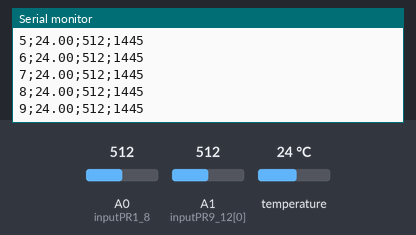
Bench run of a sketch on a simulated Arduino Uno, built with avr-gcc and run on an emulated ATmega328P. Parts: the last lines printed to the serial monitor. Inputs (shaded band) come from the test bench; at power-on: A0 (inputPR1_8) = 512, A1 (inputPR9_12[0]) = 512, temperature 24 °C. Storage starts empty.

Above: at 2.7 s.
2.8 s: A0 (inputPR1_8) set to 105
At 3.4 s:
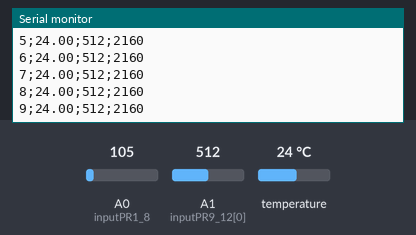
4.3 s: A0 (inputPR1_8) set to 88
At 4.8 s:
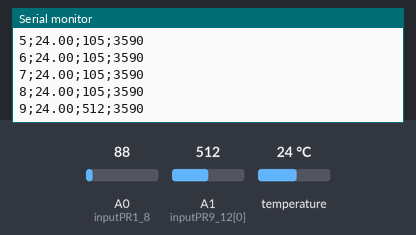
7.8 s: A1 (inputPR9_12[0]) set to 988
At 8.3 s:
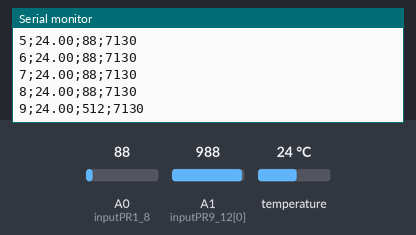
11.3 s: A1 (inputPR9_12[0]) set to 1014
At 11.9 s:
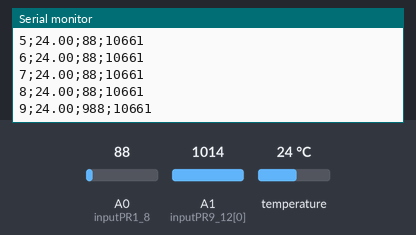
Timing chart, 0 to 14.3 s (numbered marks = the images above; inputs shaded):
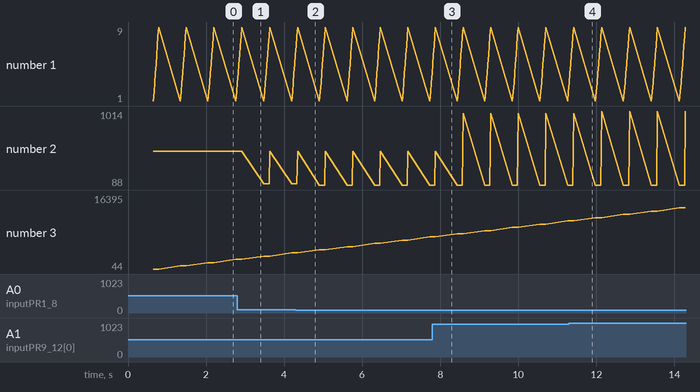

Measured:
- plotted number 2: 512 → 105 after the input at 2.8 s

The sketch:

T_n_PR_working.ino
```cpp
#include <OneWire.h>
#include <SD.h>
#include <SPI.h>

// Sensor array control and logging module
// Modified by Benjamin Doblack on:
// 2015/08/12
// 2015/08/13
// 2015/08/14
// 2015/08/15
// 2015/08/16
// Modified by Brian Sarracino-Aguilera
// 2015/08


OneWire  ds(9);  // on pin 9 (a 4.7K resistor is necessary)
byte i, j;
byte T[9][8] = {};
const byte Sensors = 9;
byte Tsensor = 0;
const byte MUXPsensors = 8;
const byte SOLOPsensors = 1; // max 4
byte Psensor = 0;
uint16_t P[MUXPsensors+SOLOPsensors] = {};

unsigned long cT = 0;

// Photoresistor deMUX pin
const byte inputPR1_8 = A0;
// Photoresistor solo pins
const byte inputPR9_12[4]  = {A1, A2, A3, A4};

// variables for S0-2 pin mappings on 74HC4051
const byte S0 = 7;
const byte S1 = 6;
const byte S2 = 5;

// IC state tracking variable (counter)
byte muxState = 0;

const int chipSelect = 4;

void setup(void) {
  for ( i = 0; i < 9; i++) {
    T[i][0] = 0x28;
    T[i][1] = 0xFF;
  }

  T[0][2] = 0x08; T[0][3] = 0x5E; T[0][4] = 0x51; T[0][5] = 0x15; T[0][6] = 0x03; T[0][7] = 0x9A;
  T[1][2] = 0x58; T[1][3] = 0xC9; T[1][4] = 0x01; T[1][5] = 0x15; T[1][6] = 0x02; T[1][7] = 0x4D;
  T[2][2] = 0xF4; T[2][3] = 0x78; T[2][4] = 0x51; T[2][5] = 0x15; T[2][6] = 0x03; T[2][7] = 0x64;
  T[3][2] = 0xE6; T[3][3] = 0xEA; T[3][4] = 0x02; T[3][5] = 0x15; T[3][6] = 0x03; T[3][7] = 0xE2;
  T[4][2] = 0xC5; T[4][3] = 0x6A; T[4][4] = 0x51; T[4][5] = 0x15; T[4][6] = 0x03; T[4][7] = 0x12;
  T[5][2] = 0xCD; T[5][3] = 0x65; T[5][4] = 0x51; T[5][5] = 0x15; T[5][6] = 0x03; T[5][7] = 0xB6;
  T[6][2] = 0x2C; T[6][3] = 0x47; T[6][4] = 0x51; T[6][5] = 0x15; T[6][6] = 0x03; T[6][7] = 0xD6;
  T[7][2] = 0xBB; T[7][3] = 0x75; T[7][4] = 0x51; T[7][5] = 0x15; T[7][6] = 0x03; T[7][7] = 0x7F;
  T[8][2] = 0x41; T[8][3] = 0xC8; T[8][4] = 0x01; T[8][5] = 0x15; T[8][6] = 0x02; T[8][7] = 0x4D;

  // initialize photoresistor pin as input
  pinMode(inputPR1_8, INPUT);
  for(i=0; i<SOLOPsensors; i++) {
    pinMode(inputPR9_12[i], INPUT);
  }
  // initialize PWM pins for de/mux control
  pinMode(S0, OUTPUT);
  pinMode(S1, OUTPUT);
  pinMode(S2, OUTPUT);
  Serial.begin(9600);

  Serial.print("Initializing SD card...");
  // see if the card is present and can be initialized:
  if (!SD.begin(chipSelect)) {
    Serial.println("Card failed, or not present");
    // don't do anything more:
    return;
  }
  Serial.println("card initialized.");

  // open the file. note that only one file can be open at a time,
  // so you have to close this one before opening another.
  File dataFile = SD.open("datalog.txt", FILE_WRITE);

  // if the file is available, write to it:
  if (dataFile) {
    dataFile.println("Device #;Temperature in C;Photoresistor Intensity 0-1023;t(ms)");
    dataFile.close();
    Serial.println("Device #;Temperature in C;Photoresistor Intensity 0-1023;t(ms)");
  }
  // if the file isn't open, pop up an error:
  else {
    Serial.println("error opening datalog.txt");
  }
}

byte toggle = 0;

void loop(void) {
  byte data[12];
  byte *addr = T[Tsensor];
  float celsius;

  if ( Tsensor == 0 ) {
    ds.reset();
    ds.skip();
    ds.write(0x44, 1);        // start conversion
    cT= millis();
  }

  while(Psensor < MUXPsensors) {
    P[Psensor++] = analogRead(inputPR1_8);
    pinModeSet(muxState);
    muxState = incMUXState(muxState);
    delay(5);
  }
  while(Psensor-MUXPsensors < SOLOPsensors) {
    P[Psensor] = analogRead(inputPR9_12[Psensor-MUXPsensors]);
    Psensor++;
    delay(5);
  }
  Psensor=0;
  delay(550);

  // open the file. note that only one file can be open at a time,
  // so you have to close this one before opening another.
  File dataFile = SD.open("datadump.txt", FILE_WRITE);

  // if the file isn't open, pop up an error:
  if(!dataFile) {
    Serial.println("error opening datalog.txt");
    return;
  }

  for ( i = 0; i < Sensors; i++) {
    dataFile.print(i + 1);
    Serial.print(i+1);
    dataFile.print(";");
    Serial.print(";");

    if (OneWire::crc8(addr, 7) != addr[7]) {
      dataFile.print("!!!BAD CRC:IGNORE LINE");
      dataFile.println();
      return;
    }

    ds.reset();
    ds.select(addr);
    ds.write(0xBE);         // Read Scratchpad

    for ( j = 0; j < 9; j++) {           // we need 9 bytes
      data[j] = ds.read();
    }
    // Convert the data to actual temperature
    // because the result is a 16 bit signed integer, it should
    // be stored to an "int16_t" type, which is always 16 bits
    // even when compiled on a 32 bit processor.
    int16_t raw = (data[1] << 8) | data[0];
    byte cfg = (data[4] & 0x60);

    // at lower res, the low bits are undefined, so let's zero them
    if (cfg == 0x00) raw = raw & ~7;  // 9 bit resolution, 93.75 ms
    else if (cfg == 0x20) raw = raw & ~3; // 10 bit res, 187.5 ms
    else if (cfg == 0x40) raw = raw & ~1; // 11 bit res, 375 ms

    celsius = (float)raw / 16.0;
    dataFile.print(celsius);
    Serial.print(celsius);
    dataFile.print(";");
    Serial.print(";");
    dataFile.print(P[i]);
    Serial.print(P[i]);
    dataFile.print(";");
    Serial.print(";");
    dataFile.print(cT);
    Serial.println(cT);
    dataFile.println();
    addr = nextSensor();
  }
  dataFile.close();
}

byte *nextSensor() {
  Tsensor++;
  if (Tsensor >= Sensors)
    Tsensor = 0;
  return T[Tsensor];
}

byte incMUXState(byte in) {
  if ( in >= 7 )
    return 0;
  return in + 1;
}

byte decMUXState(byte in) {
  if ( in == 0 )
    return 7;
  return in - 1;
}

void pinModeSet(byte in) {
  if ( in & 0x01 )
    digitalWrite(S0, LOW);
  else
    digitalWrite(S0, HIGH);
  if ( in & 0x02 )
    digitalWrite(S1, LOW);
  else
    digitalWrite(S1, HIGH);
  if ( in & 0x04 )
    digitalWrite(S2, LOW);
  else
    digitalWrite(S2, HIGH);
}
```
